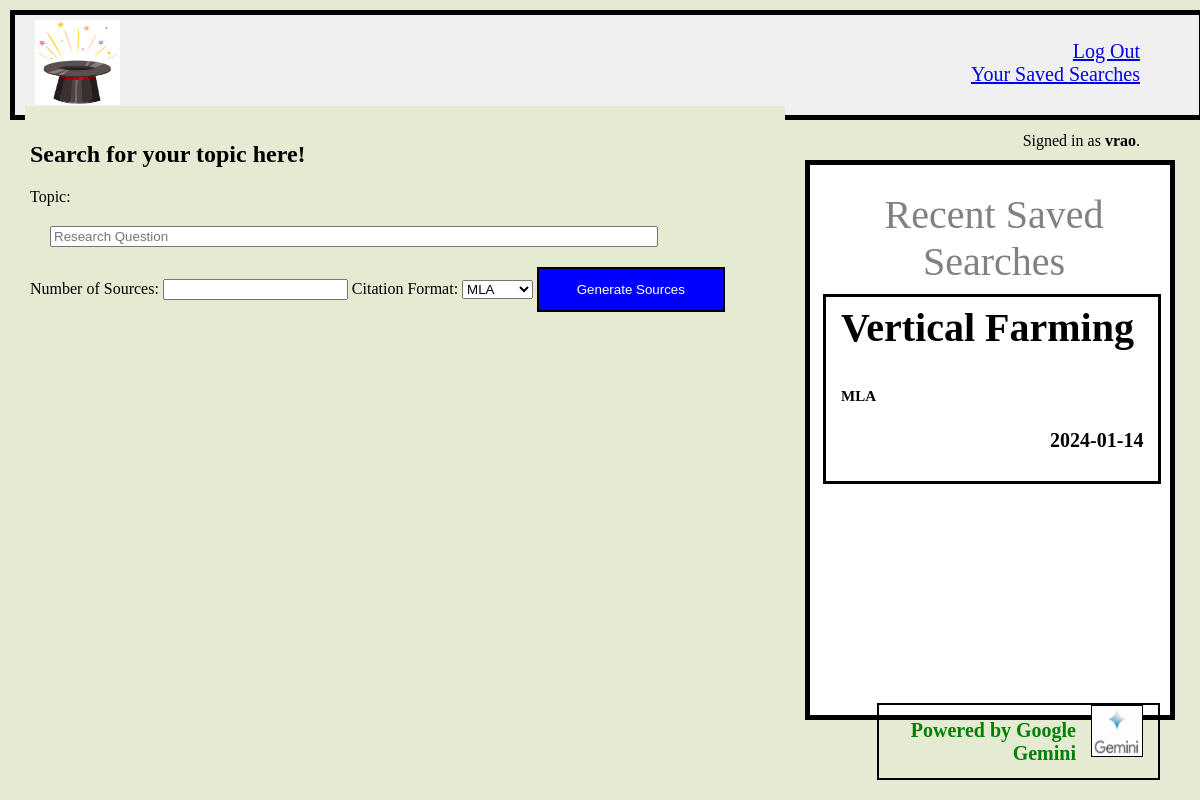
/ (signed in), run on the app's committed database.
### sourcing/models.py (models this page shows)
class User(AbstractUser):
    savedSearches = models.ManyToManyField('Search', related_name='searches')
    pass

class Search(models.Model):
    user = models.ForeignKey(User, on_delete=models.CASCADE, blank=True)
    searchID = models.AutoField(primary_key=True)
    topic = models.TextField(max_length=255)
    numSources = models.IntegerField()
    citationFormat = models.CharField(max_length=3)
    searchDate = models.TextField()
    results = models.ManyToManyField(Result)

### sourcing/views.py (the view)
# urls.py: path("", views.homepage, name="homepage"),
def homepage(request):
    if request.method == 'POST' and request.user.is_authenticated:
        form = NewSearchForm(request.POST)
        if form.is_valid():
            question = form.cleaned_data["topicQuestion"]
            numSources = form.cleaned_data["numSources"]
            citation = form.cleaned_data["citationFormat"]
            search = Search.objects.create(user=request.user, topic=question, numSources=numSources, citationFormat=citation, searchDate=str(date.today()))
            query = "My research topic/question is '" + question + "'. Given this question, please give me " + str(numSources) + " sources that will help me conduct research on the topic. "
            query += "These sources must be from reputable newspapers, magazines, encyclopedias, etc. No sources from Wikipedia. "
            query += "Along with the URLs to these sources, please give me a 1-2 sentence summary of each source as well as a(n) " + citation + " citation in proper format."
            query += "These sources must be in numbered format, with the content title first, the link next, the summary after, and the citation last. "
            query += "Please make sure that each item for a source has its name before it. For example, before returning the title, please add 'Title:'."
            query += "Do the same for all other pieces of content that I asked for and make sure that each one is bolded."
            query += "Make sure that the pieces of content being returned are labeled 'Title', 'Link', 'Summary', and 'Citation'. No other labels are allowed."
            genai.configure(api_key=config.api_key)
            defaults = {
                'model': 'models/text-bison-001',
                'temperature': 0.7,
                'candidate_count': 1,
            }
            response = genai.generate_text(
                **defaults,
                prompt = query
            )
            response = response.result
            print(response)
            miniresponse = response
            for i in range(numSources):
                j = 0
                while j != i:
                    if j == 0:
                        miniresponse = response[response.find("Title:")+1:]
                    else:
                        miniresponse = miniresponse[miniresponse.find("Title:")+1:]
                    j += 1
                miniresponse = miniresponse[miniresponse.find("Title:"):]
                title = miniresponse[miniresponse.find("Title:")+6 : miniresponse.find("Link:")]
                url = miniresponse[miniresponse.find("Link:")+5 : miniresponse.find("Summary:")]
                summary = miniresponse[miniresponse.find("Summary:") : miniresponse.find("Citation:")]
                if i == numSources - 1:
                    citation = miniresponse[miniresponse.find("Citation:"):len(miniresponse)-1]
                else:
                    citation = miniresponse[miniresponse.find("Citation:") : miniresponse[1:].find("Title:")-6]
                title = title.replace("*", "")
                url = url.replace("*", "")
                summary = summary.replace("*", "")
                citation = citation.replace("*", "")
                result = Result.objects.create(sourceCompany=title, sourceURL=url, summary=summary, citation=citation)
                search.results.add(result)
            return HttpResponseRedirect(reverse('results', kwargs={'searchID': search.searchID}))
        else:
            if request.user.is_authenticated:
                searches = request.user.savedSearches.all().order_by('-searchDate')[::-1][:5]
                return render(request, "sourcing/homepage.html", {
                    'form': NewSearchForm,
                    'sidebarSearch': searches,
                    'message': "",
                    "searchesNumber": len(searches)
                })
            else:
                return render(request, "sourcing/homepage.html", {
                    'form': NewSearchForm,
                    'message': "(Sign-in or register to make a search)"
                })
    else:
        if request.user.is_authenticated:
            searches = request.user.savedSearches.all().order_by('-searchDate')[::-1][:5]
            return render(request, "sourcing/homepage.html", {
                'form': NewSearchForm,
                'sidebarSearch': searches,
                'message': "",
                "searchesNumber": len(searches)
            })
        else:
            return render(request, "sourcing/homepage.html", {
                'form': NewSearchForm,
                'message': "(Sign-in or register to make a search)"
            })

### sourcing/templates/sourcing/homepage.html (shortened to what this page needs)
{% extends "sourcing/layout.html" %}
{% block body %}
    <h2>Search for your topic here! {{ message }}</h2>
    <form action="{% url 'homepage' %}" method="post">
        {{ form }}
        <input type="submit" value="Generate Sources">
    </form>
{% endblock %}
{% block sidebar %}
    {% if user.is_authenticated %}
        {% if searchesNumber == 0 %}
            <h2 style="color: black; text-align: center;">You have no saved searches. Save some searches to see them here!</h2>
        {% else %}
            {% for search in sidebarSearch %}
                <a href="{% url 'goToSearch' search.searchID %}">
                    <div class="recentSearch">
                        <h1>{{ search.topic }}</h1>
                        <h3>{{ search.citationFormat }}</h3>
                        <h4>{{ search.searchDate }}</h4>
                    </div>
                </a>
            {% endfor %}
        {% endif %}
    {% else %}
        <a style="text-align: center; padding-top: 15px; font-size: 25px; color: black;">Sign-in to see previous search results.</a>
    {% endif %}
{% endblock %}

### sourcing/templates/sourcing/layout.html (shortened to what this page needs)
{% load static %}
<!DOCTYPE html>
<html lang="en">
    <head>
        <link href="{% static 'sourcing/styles.css' %}" rel="stylesheet">
    </head>
    <body>
        <div class="nav">
            <div class="title">
                <img src="{% static 'sourcing/magic-hat.jpg' %}" width="85" height="85">
                <h1 id="title">Sourcerer</h1>
            </div>
            <div>
                <div class="nav-item" id="sign-in-status">
                    {% if user.is_authenticated %}
                        <p id="username_status">Signed in as <strong>{{ user.username }}</strong>.</p>
                    {% else %}
                        <p>Not signed in.</p>
                    {% endif %}
                </div>
                {% if user.is_authenticated %}
                    <div class="nav-item">
                        <a class="nav-link" href="{% url 'logout' %}">Log Out</a>
                        <a class="nav-link" href="{% url 'savedSearches' user %}">Your Saved Searches</a>
                    </div>
                {% else %}
                    <div class="nav-item">
                        <a class="nav-link" href="{% url 'login' %}">Log In</a>
                        <p></p>
                        <a class="nav-link" href="{% url 'register' %}">Register</a>
                    </div>
                {% endif %}
            </div>
        </div>
        <div class="page-content">
            {% block body %}
            {% endblock %}
        </div>
        <div class="sidenav">
            <a>Recent Saved Searches</a>
            {% block sidebar %}
            {% endblock %}
        </div>
        <div class="google">
            <img src="{% static 'sourcing/google.png' %}" width="50" height="50">
            <h1>Powered by Google Gemini</h1>
        </div>
    </body>
</html>

### sourcing/static/sourcing/styles.css (style rules this page uses)
body { margin: 0; background-color: #e5ead3; padding: 10px; }
input[type="submit"] { background-color: blue; color: white; position: center; width: 25%; height: 45px; cursor: pointer; position: relative; align-self: center; border: 2px solid black; }
.page-content { position: fixed; background-color: #e5ead3; margin: 15px; margin-top: 8%; padding: 5px; padding-top: 15px; width: 62.5%; height: 80%; align-items: center; overflow-y: scroll; }
.title { position: absolute; text-align: right; width: 19.5%; color: blue; padding-left: 10px; font-size: 20px; top: 5%; }
.title img { float: left; position: relative; }
.google { font-size: 10px; position: absolute; text-align: right; width: 22%; color: green; padding-right: 15px; right: 25px; align-items: flex-end; z-index: 1; bottom: 2.5%; margin-right: 15px; border: 2px solid black; }
.google img { float: right; position: relative; margin-left: 15px; border: 1px solid black; }
.nav { background-color: #f0f0f0; height: 10vh; width: 97%; padding: 10px; text-align: left; border: 5px solid black; float: right; position: fixed; }
.nav-item { position: fixed; text-align: center; float: right; right: 5%; top: 5%; }
#sign-in-status { text-align: right; right: 5%; top: 14.5%; }
.nav-link { position: relative; text-align: center; float: right; font-size: 20px; }
.sidenav { width: 30%; position: fixed; z-index: 1; top: 20%; right: 25px; bottom: 10%; background-color: #ffffff; overflow-x: hidden; padding-top: 20px; border: 5px solid black; }
.sidenav a { padding: 6px 8px 6px 16px; text-decoration: none; font-size: 40px; color: #818181; display: block; text-align: center; }
.recentSearch { display: grid; height: 23vh; width: 90%; outline: 3px black solid; align-items: center; padding-left: 15px; padding-right: 15px; overflow-y: scroll; }
.recentSearch h1 { font-size: 40px; color: black; text-align: left; margin-top: 5px; }
.recentSearch h3 { font-size: 15px; color: black; text-align: left; margin-top: 5px; }
.recentSearch h4 { font-size: 20px; text-align: right; color: black; margin-top: 5px; align-items: flex-end; }

### data on the page
User: username "vrao"
Search: topic "Vertical Farming", citationFormat "MLA", searchDate "2024-01-14"
